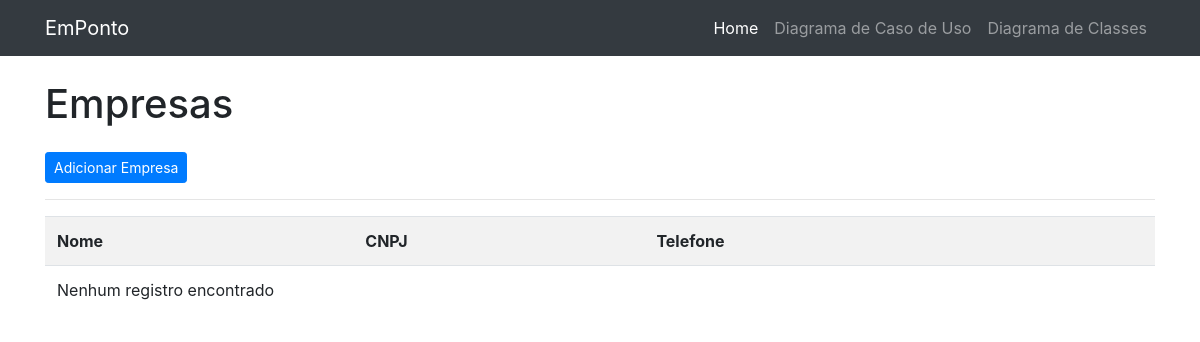
The app's page /, older data.
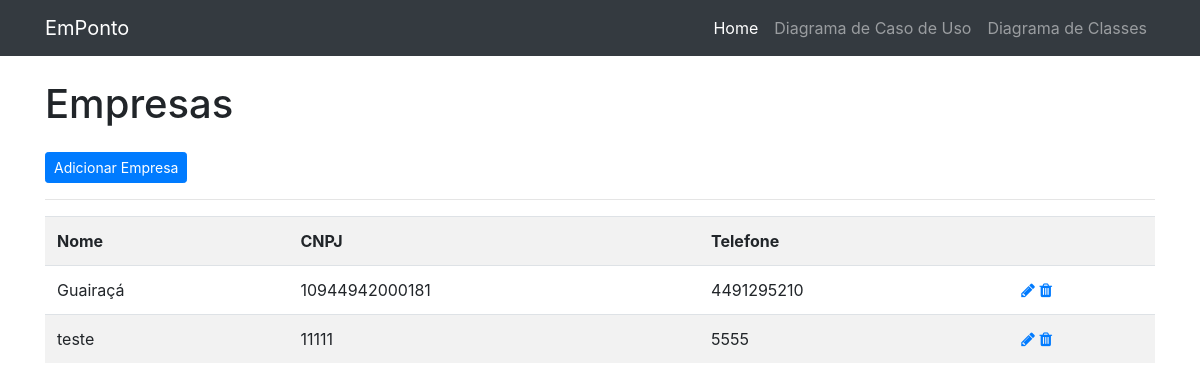
The same page, newer data.
### cadastros/models.py (models this page shows, shortened)
class Empresa(models.Model):
    nome = models.CharField(max_length=100)
    cnpj = models.CharField(max_length=18, unique=True)
    telefone = models.CharField(max_length=15)

### cadastros/views.py (the view)
# urls.py: path('', EmpresaList.as_view(), name='listar-empresa'),
class EmpresaList(ListView):
    model = Empresa
    template_name = 'cadastros/listas/empresa.html'

### cadastros/templates/cadastros/listas/empresa.html (shortened to what this page needs)
{% extends 'paginas/index.html' %}
{% load static %}
{% block conteudo %}
<h1 class="my-4">Empresas</h1>
<a href="{% url 'cadastrar-empresa' %}" class="btn btn-primary btn-sm">Adicionar Empresa</a>
<hr>
<div class="table-responsive">
    <table class="table table-striped">
        <tr>
            <th>Nome</th>
            <th>CNPJ</th>
            <th>Telefone</th>
            <th></th>
        </tr>
        {% for empresa in object_list %}
            <tr>
                <td>{{empresa.nome}}</td>
                <td>{{empresa.cnpj}}</td>
                <td>{{empresa.telefone}}</td>
                <td>
                    <a href="{% url 'editar-empresa' empresa.pk %}" title="Editar"><i class="fa fa-pencil"></i></a>
                    <a href="{% url 'excluir-empresa' empresa.pk %}" title="Excluir"><i class="fa fa-trash"></i></a>
                </td>
            </tr>
        {% empty %}
        <tr>
            <td colspan="4">Nenhum registro encontrado</td>
        </tr>
        {%endfor%}
    </table>
</div>
{% endblock %}

### paginas/templates/paginas/index.html (shortened to what this page needs)
{% load static %}
<!DOCTYPE html>
<html lang="pt-br">
<head>
    <link rel="stylesheet" href="{% static 'css/bootstrap.min.css' %}">
    <link rel="stylesheet" href="{% static 'css/font-awesome.min.css' %}">
    <link rel="stylesheet" href="{% static 'css/blog-home.css' %}">
</head>
<body>
    {% block cabecalho %}
    <nav class="navbar navbar-expand-lg navbar-dark bg-dark fixed-top">
        <div class="container">
            <a class="navbar-brand" href="#">EmPonto</a>
            <div class="collapse navbar-collapse" id="navbarResponsive">
                <ul class="navbar-nav ml-auto">
                    <li class="nav-item active">
                        <a class="nav-link" href="{% url 'index' %}">Home
                        </a>
                    </li>
                    <li class="nav-item">
                        <a class="nav-link" href="{% url 'diagramaCasoUso' %}">Diagrama de Caso de Uso</a>
                    </li>
                    <li class="nav-item">
                        <a class="nav-link" href="{% url 'diagramaClasse' %}">Diagrama de Classes</a>
                    </li>
                </ul>
            </div>
        </div>
    </nav>
    {% endblock %}
    <div class="container">
        <div class="row">
            <div class="col-md-12">
                {% block conteudo %}{% endblock %}
            </div>
        </div>
    </div>
</body>
</html>

### static/css/blog-home.css (style rules this page uses)
body { padding-top: 56px; }

Row changes from the older to the newer data that the page shows:
added Empresa: nome "Guairaçá", cnpj "10944942000181", telefone "4491295210"
added Empresa: nome "teste", cnpj "11111", telefone "5555"
Text that changed along with them:
text no longer shown: "Nenhum registro encontrado"
